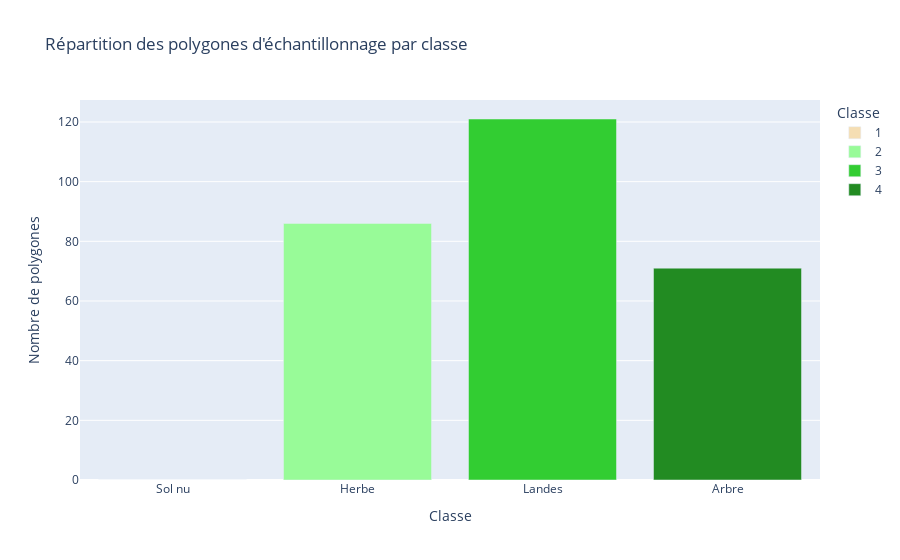

Write notebook code for a chart like this one.
### Markdown cell above
# Analyse des échantillons

![Diagramme de flux : Analyse des échantillons](img/Diagramme_Nb_echantillons.png) 

## Nombre d'échantillons

Le bloc de code suivant permet de calculer le nombre de polygones compris dans le fichier vecteur PI_strates_bretagne_32630.shp, comme montré sur le diagramme de flux ci-dessus. Le résultat obtenu est représenté sous le forme d'un histogramme qui sera enregistré dans le dossier results/figure sous le nom "diag_baton_nb_poly_by_class.png".

### Code cell
# --- ANALYSE DES ÉCHANTILLONS ---

# 1. Chargement du fichier
gdf = gpd.read_file(path_vecteur)

# 2. Préparation des données pour le diagramme
polygon_counts = gdf['strate'].value_counts().reset_index()
polygon_counts.columns = ['Classe', 'Nombre de polygones']
polygon_counts['Classe'] = polygon_counts['Classe'].astype(str)

# On s'assure d'avoir les 4 classes pour la cohérence visuelle
all_classes = pd.DataFrame({'Classe': ['1', '2', '3', '4']})
polygon_counts = all_classes.merge(polygon_counts, on='Classe', how='left').fillna(0)
polygon_counts['Nom'] = polygon_counts['Classe'].map({'1': 'Sol nu', '2': 'Herbe', '3': 'Landes', '4': 'Arbre'})

# 3. Création du diagramme de répartition
fig_polygons = px.bar(
    polygon_counts,
    x='Classe',
    y='Nombre de polygones',
    color='Classe',
    color_discrete_map={'1': '#F5DEB3', '2': '#98FB98', '3': '#32CD32', '4': '#228B22'},
    title='Répartition des polygones d\'échantillonnage par classe',
    hover_data=['Nom'],
    category_orders={'Classe': ['1', '2', '3', '4']}
)

fig_polygons.update_xaxes(tickvals=['1', '2', '3', '4'], ticktext=['Sol nu', 'Herbe', 'Landes', 'Arbre'])

# 4. Enregistrement
output_polygon_html = os.path.join(figure_path, 'diag_baton_nb_poly_by_class.html')
fig_polygons.write_html(output_polygon_html)
fig_polygons.show()

print(f"Analyse des échantillons terminée. Nombre total de polygones : {len(gdf)}")

### Figure 1 — Plotly figure (JSON) as saved in the notebook; plotly's stock layout.template omitted (floating-point values rounded to 4 significant figures)
{"data": [{"customdata": [["Sol nu"]], "hovertemplate": "Classe=%{x}<br>Nombre de polygones=%{y}<br>Nom=%{customdata[0]}<extra></extra>", "legendgroup": "1", "marker": {"color": "#F5DEB3", "pattern": {"shape": ""}}, "name": "1", "orientation": "v", "showlegend": true, "textposition": "auto", "type": "bar", "x": ["1"], "xaxis": "x", "y": [0.0], "yaxis": "y"}, {"customdata": [["Herbe"]], "hovertemplate": "Classe=%{x}<br>Nombre de polygones=%{y}<br>Nom=%{customdata[0]}<extra></extra>", "legendgroup": "2", "marker": {"color": "#98FB98", "pattern": {"shape": ""}}, "name": "2", "orientation": "v", "showlegend": true, "textposition": "auto", "type": "bar", "x": ["2"], "xaxis": "x", "y": [86.0], "yaxis": "y"}, {"customdata": [["Landes"]], "hovertemplate": "Classe=%{x}<br>Nombre de polygones=%{y}<br>Nom=%{customdata[0]}<extra></extra>", "legendgroup": "3", "marker": {"color": "#32CD32", "pattern": {"shape": ""}}, "name": "3", "orientation": "v", "showlegend": true, "textposition": "auto", "type": "bar", "x": ["3"], "xaxis": "x", "y": [121.0], "yaxis": "y"}, {"customdata": [["Arbre"]], "hovertemplate": "Classe=%{x}<br>Nombre de polygones=%{y}<br>Nom=%{customdata[0]}<extra></extra>", "legendgroup": "4", "marker": {"color": "#228B22", "pattern": {"shape": ""}}, "name": "4", "orientation": "v", "showlegend": true, "textposition": "auto", "type": "bar", "x": ["4"], "xaxis": "x", "y": [71.0], "yaxis": "y"}], "layout": {"barmode": "relative", "legend": {"title": {"text": "Classe"}, "tracegroupgap": 0}, "title": {"text": "Répartition des polygones d'échantillonnage par classe"}, "xaxis": {"anchor": "y", "categoryarray": ["1", "2", "3", "4"], "categoryorder": "array", "domain": [0, 1], "ticktext": ["Sol nu", "Herbe", "Landes", "Arbre"], "tickvals": ["1", "2", "3", "4"], "title": {"text": "Classe"}}, "yaxis": {"anchor": "x", "domain": [0, 1], "title": {"text": "Nombre de polygones"}}}}
